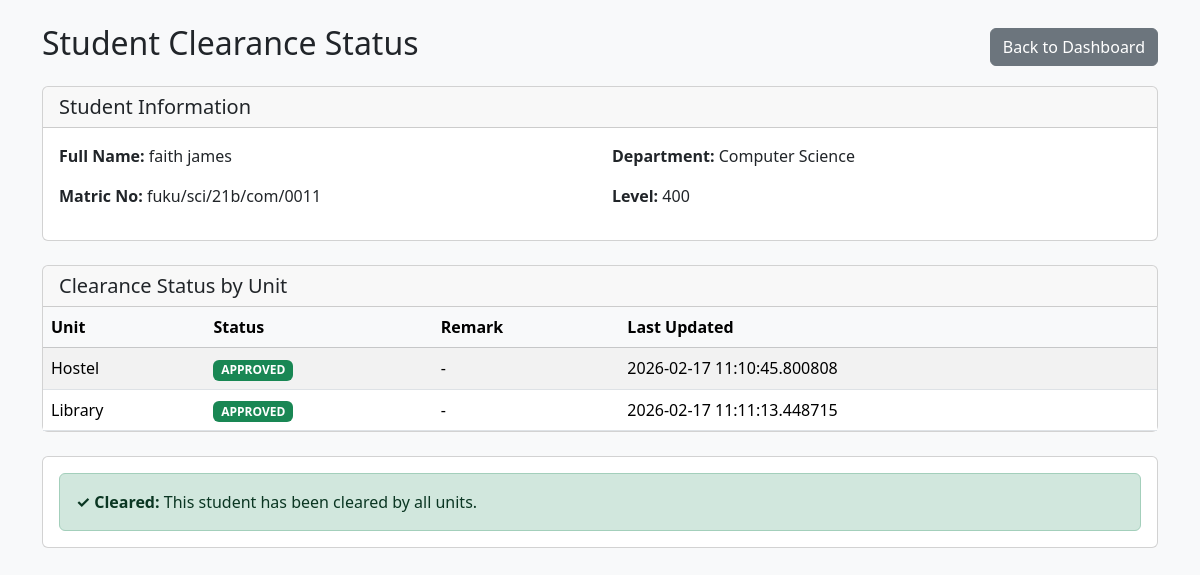
Page /admin/student-status/4 (signed in) on the committed database.
### tables this page shows
CREATE TABLE students (
        id INTEGER PRIMARY KEY AUTOINCREMENT,
        user_id INTEGER,
        full_name TEXT,
        matric_no TEXT UNIQUE,
        department TEXT,
        level TEXT
    );

CREATE TABLE clearance_status (
        id INTEGER PRIMARY KEY AUTOINCREMENT,
        student_id INTEGER,
        unit_id INTEGER,
        status TEXT,
        remark TEXT,
        updated_at TEXT
    );

CREATE TABLE units (
        id INTEGER PRIMARY KEY AUTOINCREMENT,
        name TEXT UNIQUE
    );

### app.py (the view)
@app.route("/admin/student-status/<int:student_id>")
@login_required("admin")
def admin_view_student_status(student_id):
    conn = get_db()
    student = conn.execute(
        "SELECT * FROM students WHERE id = ?",
        (student_id,)
    ).fetchone()
    if not student:
        conn.close()
        return "Student not found", 404
    statuses = conn.execute("""
        SELECT units.id AS unit_id, units.name, clearance_status.status, clearance_status.remark, clearance_status.updated_at
        FROM clearance_status
        JOIN units ON clearance_status.unit_id = units.id
        WHERE clearance_status.student_id = ?
        ORDER BY units.name
    """, (student_id,)).fetchall()
    conn.close()
    student_dict = dict(student) if student else {}
    return render_template("admin/view_student_status.html", student=student_dict, statuses=statuses)

### app.py (called while the page is built)
def get_db():
    conn = sqlite3.connect(DB)
    conn.row_factory = sqlite3.Row
    return conn

def login_required(role):
    def wrapper(f):
        @wraps(f)
        def decorated(*args, **kwargs):
            if "role" not in session or session["role"] != role:
                return redirect("/")
            return f(*args, **kwargs)
        return decorated
    return wrapper

### templates/admin/view_student_status.html (shortened to what this page needs)
<!DOCTYPE html>
<html lang="en">
<head>
<link href="https://cdn.jsdelivr.net/npm/bootstrap@5.3.2/dist/css/bootstrap.min.css" rel="stylesheet">
</head>
<body class="bg-light">
<div class="container mt-4">
    <div class="d-flex justify-content-between align-items-center mb-3">
        <h2>Student Clearance Status</h2>
        <a href="{{ url_for('admin_dashboard') }}" class="btn btn-secondary">Back to Dashboard</a>
    </div>
    <div class="card mb-4">
        <div class="card-header">
            <h5 class="mb-0">Student Information</h5>
        </div>
        <div class="card-body">
            <div class="row">
                <div class="col-md-6">
                    <p><strong>Full Name:</strong> {{ student.full_name }}</p>
                    <p><strong>Matric No:</strong> {{ student.matric_no }}</p>
                </div>
                <div class="col-md-6">
                    <p><strong>Department:</strong> {{ student.department }}</p>
                    <p><strong>Level:</strong> {{ student.level }}</p>
                </div>
            </div>
        </div>
    </div>
    <div class="card">
        <div class="card-header">
            <h5 class="mb-0">Clearance Status by Unit</h5>
        </div>
        <div class="card-body p-0">
            <table class="table table-striped mb-0">
                <thead class="table-light">
                    <tr>
                        <th>Unit</th>
                        <th>Status</th>
                        <th>Remark</th>
                        <th>Last Updated</th>
                    </tr>
                </thead>
                <tbody>
                {% if statuses %}
                    {% for status in statuses %}
                    <tr>
                        <td>{{ status.name }}</td>
                        <td>
                            {% if status.status == 'approved' %}
                                <span class="badge bg-success">{{ status.status|upper }}</span>
                            {% elif status.status == 'rejected' %}
                                <span class="badge bg-danger">{{ status.status|upper }}</span>
                            {% else %}
                                <span class="badge bg-warning">{{ status.status|upper }}</span>
                            {% endif %}
                        </td>
                        <td>{{ status.remark or '-' }}</td>
                        <td>{{ status.updated_at or '-' }}</td>
                    </tr>
                    {% endfor %}
                {% else %}
                    <tr>
                        <td colspan="4" class="text-center text-muted">No clearance status records found</td>
                    </tr>
                {% endif %}
                </tbody>
            </table>
        </div>
    </div>
    {% if statuses %}
    <div class="card mt-4">
        <div class="card-body">
            {% set all_approved = statuses|selectattr('status', 'equalto', 'approved')|list|length == statuses|length %}
            {% if all_approved %}
                <div class="alert alert-success mb-0">
                    <strong>✓ Cleared:</strong> This student has been cleared by all units.
                </div>
            {% elif statuses|selectattr('status', 'equalto', 'rejected')|list|length > 0 %}
                <div class="alert alert-danger mb-0">
                    <strong>✗ Not Cleared:</strong> This student has been rejected by one or more units.
                </div>
            {% else %}
                <div class="alert alert-warning mb-0">
                    <strong>⏳ Pending:</strong> Some units are still reviewing this student's clearance.
                </div>
            {% endif %}
        </div>
    </div>
    {% endif %}
</div>
</body>
</html>

### rows in the picture
students: full_name "faith james", matric_no "fuku/sci/21b/com/0011", department "Computer Science", level "400"
clearance_status: name "Hostel", status "APPROVED", remark "-", updated_at "2026-02-17 11:10:45.800808"
clearance_status: name "Library", status "APPROVED", remark "-", updated_at "2026-02-17 11:11:13.448715"
